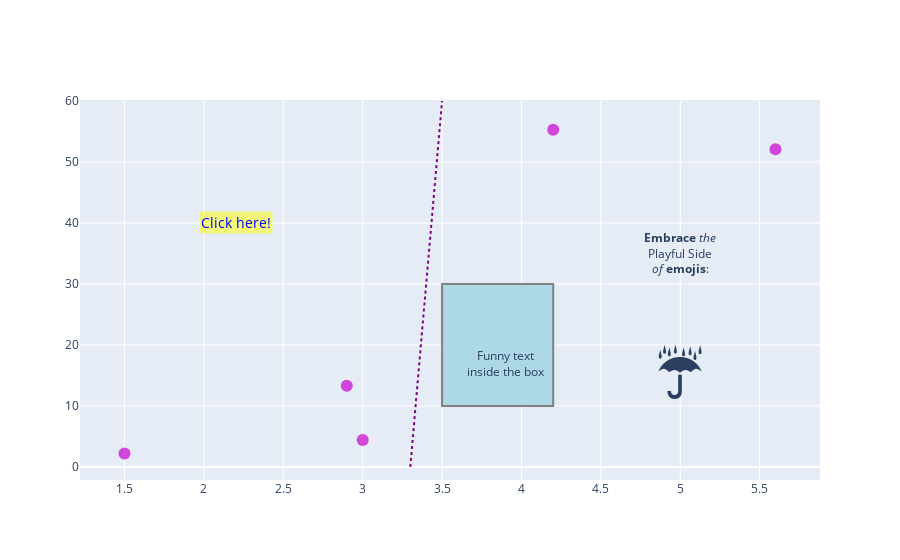

The notebook cell this image was saved under:
### Markdown cell above
## Add complex annotations

You can add **more complex** annotations to your [plotly](https://python-graph-gallery.com/plotly/) graphs, with boxes, lines and more. 

The great thing about these annotations is that you can add **HTML**, allowing you to change the style of the text or **add emojis**, for example!

Here's what we'll be using in our case:
- **add hyperlink** to the gallery with this `<a href='https://python-graph-gallery.com'> Click here! </a>` as a text
- **add a dashed line** thanks to the `dash=dot` argument in the `add_shape()` function
- **add a rectangle** thanks to `type='rect'` argument in the `add_shape()` function
- **add an emoji** with the HTML code `<span style='font-size:60px;'>&#9748;</span>` as a text. It will display an emoji of an umbrella.

### Code cell
# Create the figure (for the moment: a blank graph)
fig = go.Figure()

# Add the scatter trace
fig.add_trace(go.Scatter( 
    x=x, # Variable in the x-axis
    y=y, # Variable in the y-axis
    mode='markers', # This explicitly states that we want our observations to be represented by points
    
    # Properties associated with points 
    marker=dict(
        size=12, # Size
        color='#cb1dd1', # Color
        opacity=0.8, # Point transparency 
    ),
))

# Add the text annotation
fig.add_annotation(
    x=2.2, y=40,
    xref="x", yref="y",
    text="<a href='https://python-graph-gallery.com'>Click here!</a>",
    showarrow=False,
    font=dict(size=14, color="blue"),
    align="center",
    bgcolor="rgba(255, 255, 0, 0.5)",
)

# Add a purple dashed line
fig.add_shape(
    type="line",
    x0=3.3, y0=0, # start position
    x1=3.5, y1=60,  # end position
    line=dict(
        color="purple",
        width=2,
        dash="dot",  # Make the line dashed
    )
)

# Add a gray and lightblue rectangle
fig.add_shape(
    type="rect",
    x0=3.5, y0=10, x1=4.2, y1=30,  # Define the coordinates of the rectangle's corners
    line=dict(
        color="gray",
        width=2,
    ),
    fillcolor="lightblue",  # Set the color to fill the rectangle
)

# Add additional text
fig.add_annotation(
    x=3.9, y=17,
    xref="x", yref="y",  # Reference system for text's x and y coordinates
    text="Funny text<br>inside the box",
    showarrow=False # Hide arrow 
)

# Add text with bold and italic
text = "<b>Embrace</b> <i>the</i><br>Playful Side<br><i>of</i> <b>emojis</b>:"
fig.add_annotation(
    x=5, y=35, # Text annotation position
    xref="x", yref="y", # Coordinate reference system
    text=text, # Text content
    showarrow=False # Hide arrow 
)

# Add an emoji (umbrela)
size = '60'
emoji = '&#9748'
text = f"<span style='font-size:{size}px;'>{emoji};</span>"
fig.add_annotation(
    x=5, y=15, # Text annotation position
    xref="x", yref="y", # Coordinate reference system
    text=text, # Text content
    showarrow=False # Hide arrow 
)

### Figure 1 — Plotly figure (JSON) as saved in the notebook; plotly's stock layout.template omitted (floating-point values rounded to 4 significant figures)
{"data": [{"marker": {"color": "#cb1dd1", "opacity": 0.8, "size": 12}, "mode": "markers", "type": "scatter", "x": [1.5, 2.9, 3, 4.2, 5.6], "y": [2.2, 13.3, 4.4, 55.3, 52.1]}], "layout": {"annotations": [{"align": "center", "bgcolor": "rgba(255, 255, 0, 0.5)", "font": {"color": "blue", "size": 14}, "showarrow": false, "text": "<a href='https://python-graph-gallery.com'>Click here!</a>", "x": 2.2, "xref": "x", "y": 40, "yref": "y"}, {"showarrow": false, "text": "Funny text<br>inside the box", "x": 3.9, "xref": "x", "y": 17, "yref": "y"}, {"showarrow": false, "text": "<b>Embrace</b> <i>the</i><br>Playful Side<br><i>of</i> <b>emojis</b>:", "x": 5, "xref": "x", "y": 35, "yref": "y"}, {"showarrow": false, "text": "<span style='font-size:60px;'>&#9748;</span>", "x": 5, "xref": "x", "y": 15, "yref": "y"}], "shapes": [{"line": {"color": "purple", "dash": "dot", "width": 2}, "type": "line", "x0": 3.3, "x1": 3.5, "y0": 0, "y1": 60}, {"fillcolor": "lightblue", "line": {"color": "gray", "width": 2}, "type": "rect", "x0": 3.5, "x1": 4.2, "y0": 10, "y1": 30}]}}
